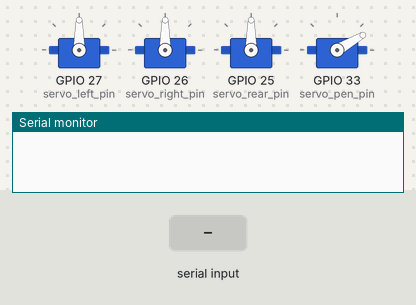
A sketch run on a simulated ESP32. On the bench: 4 × servo, the last lines printed to the serial monitor. The test bench sets the inputs (shaded band). Nothing arrives over Bluetooth unless stated.

Above: at 1.2 s.
1.3 s: "1" received over the second serial link
At 1.55 s:
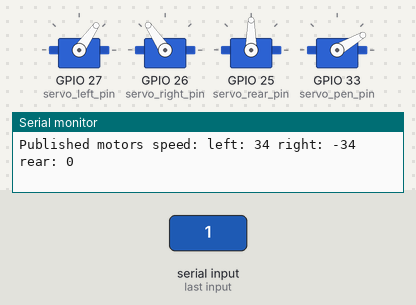
3.3 s: "2" received over the second serial link
At 3.55 s:
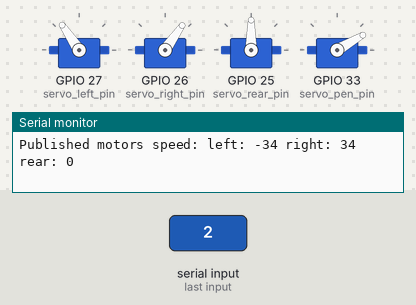
5.3 s: "3" received over the second serial link
At 5.55 s:
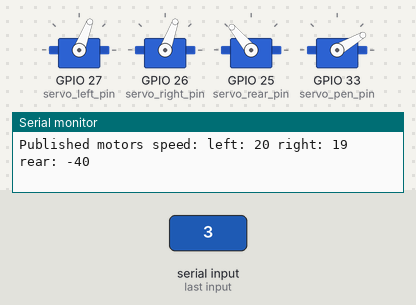
7.3 s: "4" received over the second serial link
At 7.55 s:
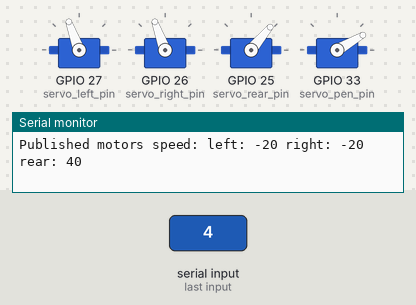
9.3 s: "5" received over the second serial link
At 9.55 s:
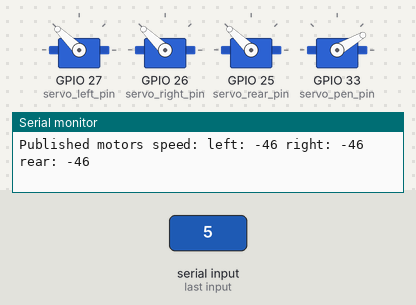
11.3 s: "6" received over the second serial link
At 11.55 s:
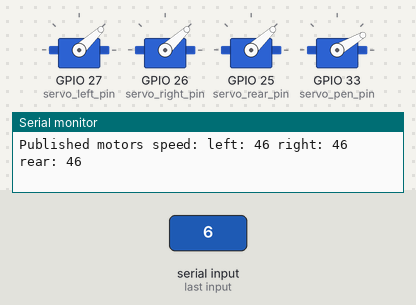
Timing chart, 0 to 14.3 s (numbered marks = the images above; inputs shaded):
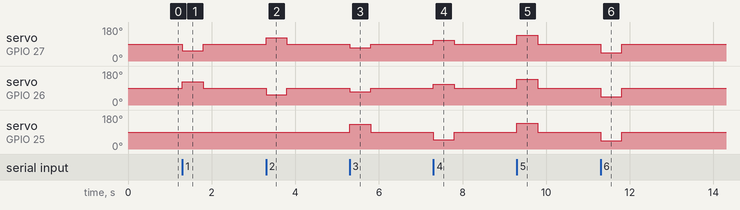

Measured:
- after the input at 1.3 s, servo on GPIO 27 (servo_left_pin): 90° → 55° at once, → 90° 0.50 s later; servo on GPIO 26 (servo_right_pin): 90° → 124° at once, → 90° 0.50 s later
- after the input at 3.3 s, servo on GPIO 27 (servo_left_pin): 90° → 124° at once, → 90° 0.50 s later; servo on GPIO 26 (servo_right_pin): 90° → 55° at once, → 90° 0.50 s later
- after the input at 5.3 s, servo on GPIO 27 (servo_left_pin): 90° → 69° at once, → 90° 0.50 s later; servo on GPIO 26 (servo_right_pin): 90° → 70° at once, → 90° 0.50 s later; servo on GPIO 25 (servo_rear_pin): 90° → 130° at once, → 90° 0.50 s later
- after the input at 7.3 s, servo on GPIO 27 (servo_left_pin), servo on GPIO 26 (servo_right_pin): 90° → 110° at once, → 90° 0.50 s later; servo on GPIO 25 (servo_rear_pin): 90° → 50° at once, → 90° 0.50 s later
- after the input at 9.3 s, servo on GPIO 27 (servo_left_pin), servo on GPIO 26 (servo_right_pin), servo on GPIO 25 (servo_rear_pin): 90° → 136° at once, → 90° 0.50 s later
- after the input at 11.3 s, servo on GPIO 27 (servo_left_pin), servo on GPIO 26 (servo_right_pin), servo on GPIO 25 (servo_rear_pin): 90° → 43° at once, → 90° 0.50 s later

The sketch:

open_loop_bt.ino
```cpp
#include <Arduino.h>
#include <ESP32Servo.h>
#include <BluetoothSerial.h>
/*
#####################################################################
#                         MY CODE                                   #
#####################################################################
*/
#define servo_rear_pin 25
#define servo_right_pin 26
#define servo_left_pin 27
#define servo_pen_pin 33

struct motor_speed{
  float left, right, rear;
};
typedef struct motor_speed mtr_spd;
mtr_spd motors;

struct vel{
  float x;
  float y;
  float w;
};

typedef struct vel Vel;

Servo servo_left, servo_right, servo_rear;
Servo servo_pen;
BluetoothSerial BlueTooth;

int pen_flag = 0;
int omega = 60.0;
double vel_threshold = 80;
int interval = 500;
int pen_up_angle = 30;
int pen_down_angle = 5;
double left_offset = 1.0;
double right_offset = 1.0;
double rear_offset = 1.0;

// dir = 0 => max clockwise rotation of servo
// dir = 180 => max counter-clockwise rotation of servo
// dir = 90 => no rotation of servo

void normalize(){
  if (abs(motors.left) > vel_threshold || abs(motors.right) > vel_threshold || abs(motors.rear) > vel_threshold){
    float norm = pow(pow(motors.left, 2.0) + pow(motors.right, 2.0) + pow(motors.rear, 2.0), 0.5);
    motors.left *= vel_threshold/norm;
    motors.right *= vel_threshold/norm;
    motors.rear *= vel_threshold/norm;
  }
}
void actuate(mtr_spd motors){

    Serial.print("Published motors speed: left: ");
    Serial.print((int)(motors.left));
    Serial.print(" right: ");
    Serial.print((int)motors.right);
    Serial.print(" rear: ");
    Serial.print((int)motors.rear);
    Serial.println();
  servo_left.write((90.0-motors.left)*left_offset);
  servo_right.write((90.0-motors.right)*right_offset);  // complete this
  servo_rear.write((90.0-motors.rear)*rear_offset);
}

void inverse_kinematics(Vel goal_vel){

  motors.left =  -1.0/3.0 * goal_vel.x +  5.77350269e-01  * goal_vel.y + 1.92450090 * goal_vel.w;
  motors.right = -1.0/3.0 * goal_vel.x + -5.77350269e-01  * goal_vel.y + 1.92450090 * goal_vel.w;
  motors.rear =   2.0/3.0 * goal_vel.x + -2.06957655e-17  * goal_vel.y + 1.92450090 * goal_vel.w;
  normalize();
  // matrix = np.array([[-1.0, -1.732/3, 1.0],[-1.0, 1.732/3, 1.0],[2.0, 0.0, 1.0]])
  // v1,v2,v3 = matrix @ np.array([[vx],[vy],[vtheta]])
}
void forward(int omega){
  Vel goal_vel = {0, omega, 0};
  inverse_kinematics(goal_vel);
  actuate(motors);
}

void backward(int omega){
  Vel goal_vel = {0, -omega, 0};
  inverse_kinematics(goal_vel);
  actuate(motors);
}

void left(int omega){
  Vel goal_vel = {-omega, 1, 0};
  inverse_kinematics(goal_vel);
  actuate(motors);
}
void right(int omega){
  Vel goal_vel = {omega, 0, 0};
  inverse_kinematics(goal_vel);
  actuate(motors);
}
void clockwise(int omega){
  Vel goal_vel = {0, 0, -omega};
  inverse_kinematics(goal_vel);
  actuate(motors);
}
void anticlockwise(int omega){
  Vel goal_vel = {0, 0, omega};
  inverse_kinematics(goal_vel);
  actuate(motors);
}
void pen_up(){
  servo_pen.write(pen_up_angle);
}
void pen_down(){
  servo_pen.write(pen_down_angle);

}
void stop(){
  servo_left.write(90);
  servo_right.write(90);
  servo_rear.write(90);
//  pen_up();
}
void setup() {
  Serial.begin(115200);
  BlueTooth.begin("Holo-bot-2");

/*
#####################################################################
#                         MY CODE                                   #
#####################################################################
*/

  servo_left.attach(servo_left_pin);
  servo_right.attach(servo_right_pin);
  servo_rear.attach(servo_rear_pin);
  servo_pen.attach(servo_pen_pin);
  servo_left.write(90);
  servo_right.write(90);
  servo_rear.write(90);
  pen_up();
}

void loop() {

  if(BlueTooth.available()){
    char input = BlueTooth.read();
    switch (input)
    {
      case '1':
        forward(omega);
        break;
      case '2':
        backward(omega);
        break;
      case '3':
        left(omega);
        break;
      case '4':
        right(omega);
        break;
      case '5':
        clockwise(omega);
        break;
      case '6':
        anticlockwise(omega);
        break;
      case '0':
        if(pen_flag){
        pen_down();
        pen_flag = 1- pen_flag;
        }
        else{
        pen_up();
        pen_flag = 1- pen_flag;
        }
        break;
    }
    delay(interval);
  }
  stop();

  // pen_up();
  // delay(2000);
  // pen_down();
  // delay(2000);
}
```
